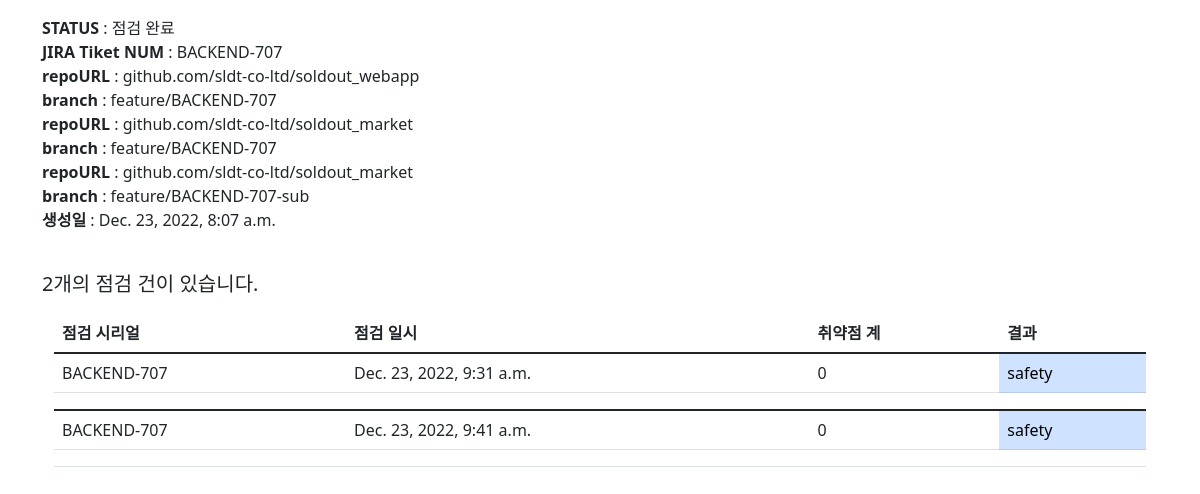
/pipe/243/, run on the app's committed database.
### pipe/models.py (models this page shows)
class Tiket(models.Model):
    jira_tiket = models.TextField(null=True)
    status = models.TextField()
    create_date = models.DateTimeField()
    jira_id = models.TextField(null=True)
    pr_num = models.TextField()
    pr_exec = models.TextField()

class Info(models.Model):
    tiket = models.ForeignKey(Tiket, on_delete=models.CASCADE)
    branch = models.TextField()
    repoURL = models.TextField()
    content = models.TextField()

class Thred(models.Model):
    tiket = models.ForeignKey(Tiket, on_delete=models.CASCADE)
    thred_num = models.CharField(max_length=10,null=True)
    content = models.TextField()
    psalmResult = models.TextField()
    checkResult = models.CharField(max_length=20)
    create_date = models.DateTimeField()

### pipe/views.py (the view)
# urls.py: path('<int:tiket_id>/', views.detail,name='detail'),
def detail(request, tiket_id):
    tiket = get_object_or_404(Tiket,pk=tiket_id)
    context = {'tiket': tiket}
    return render(request, 'pipe/Thred.html', context)

### templates/pipe/Thred.html (shortened to what this page needs)
{% load static %}
<link rel="stylesheet" type="text/css" href="{% static 'style.css' %}">
<link rel="stylesheet" type="text/css" href="{% static 'bootstrap.min.css' %}">
<div class="container my-3">
<div>
    <b>STATUS</b> : {{ tiket.status }}
</div>
<div>
    <b>JIRA Tiket NUM</b> : {{ tiket.jira_tiket }}
</div>
{% for info in tiket.info_set.all %}
<div>
    <b>repoURL</b> : {{ info.repoURL }}
</div>
<div>
    <b>branch</b> : {{ info.branch }}
</div>
{% endfor %}
<div>
    <b>생성일</b> : {{ tiket.create_date }}
</div>
<h5>{{ tiket.thred_set.count }}개의 점검 건이 있습니다.</h5>
<div class="container my-3">
    <table class="table">
        <thead>
        <tr>
            <th >점검 시리얼</th>
            <th >점검 일시</th>
            <th >취약점 계</th>
            <th >결과</th>
        </tr>
        </thead>
        <tbody>
            {% for thred in tiket.thred_set.all %}
            <td>{{ thred.content }}</td>
            <td>{{ thred.create_date }}</td>
            <td>{{ thred.psalmResult }}</td>
            {% if thred.checkResult == 'safety' %}
            <td class="table-primary">{{ thred.checkResult }}</td>
            {% else %}
            <td class="table-danger">
                <div>
                <a href="#" id="{{thred.thred_num}}">{{ thred.checkResult }}</a>
            </td>
            {% endif %}
            <tr>
                <td colspan="4">
                </div>
        {% endfor %}

### data on the page
Tiket: status "점검 완료", jira_tiket "BACKEND-707", create_date "Dec. 23, 2022, 8:07 a.m.", thred_set.count "2"
Info: repoURL "github.com/sldt-co-ltd/soldout_webapp", branch "feature/BACKEND-707"
Info: repoURL "github.com/sldt-co-ltd/soldout_market", branch "feature/BACKEND-707"
Info: repoURL "github.com/sldt-co-ltd/soldout_market", branch "feature/BACKEND-707-sub"
Thred: content "BACKEND-707", create_date "Dec. 23, 2022, 9:31 a.m.", psalmResult "0", checkResult "safety"
Thred: content "BACKEND-707", create_date "Dec. 23, 2022, 9:41 a.m.", psalmResult "0", checkResult "safety"
